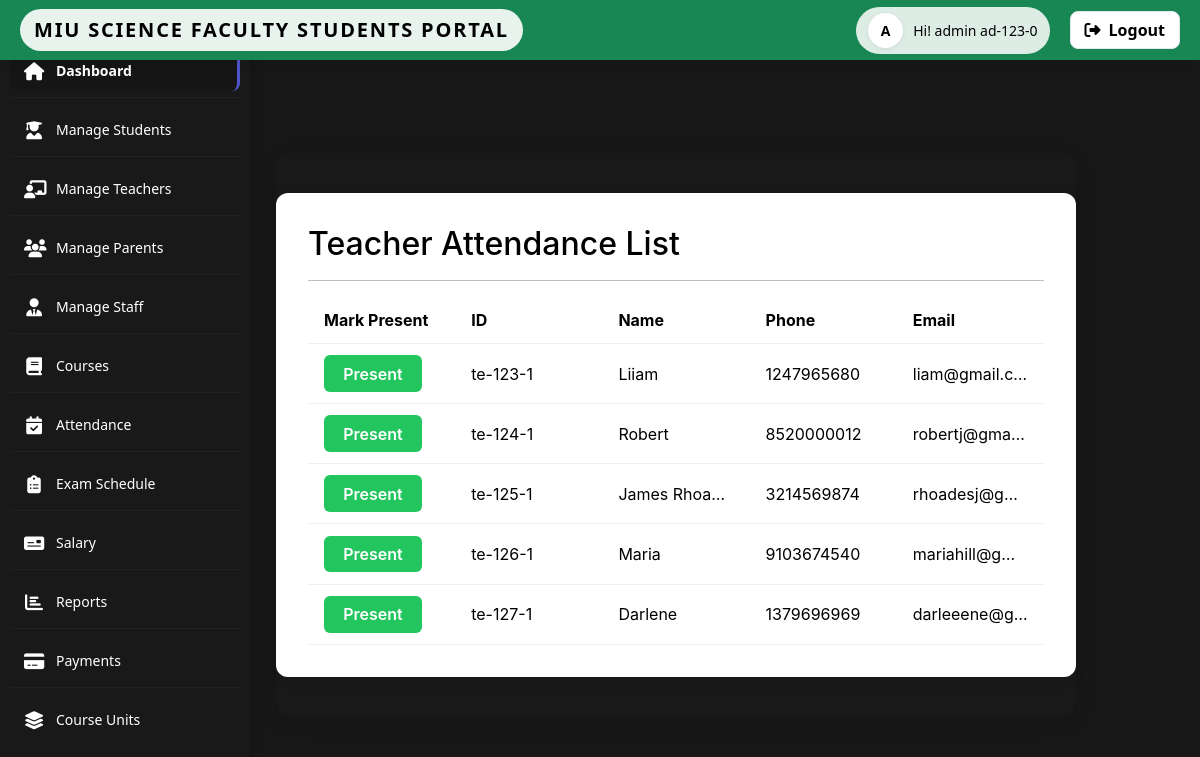
The app's page /admin/teacherAttendance.php (signed in) with its own data.
### tables this page shows
CREATE TABLE IF NOT EXISTS `teachers` (
  `id` varchar(20) NOT NULL,
  `name` varchar(20) NOT NULL,
  `phone` varchar(13) NOT NULL,
  `email` varchar(20) NOT NULL,
  `address` varchar(30) NOT NULL,
  `sex` varchar(7) NOT NULL,
  `dob` date NOT NULL,
  `hiredate` date NOT NULL,
  `salary` double NOT NULL,
  `created_at` DATETIME DEFAULT CURRENT_TIMESTAMP,
  `updated_at` DATETIME DEFAULT CURRENT_TIMESTAMP ON UPDATE CURRENT_TIMESTAMP,
  `deleted_at` DATETIME DEFAULT NULL
);

### admin/teacherAttendance.php (the view, shortened to what this page needs)
<?php
include_once('../../service/mysqlcon.php');
$teachers = [];
$res = $mysqli->query("SELECT id, name, phone, email FROM teachers WHERE id NOT IN (SELECT attendedid FROM attendance WHERE date=CURDATE() AND role='teacher')");
if ($res) {
    while ($row = $res->fetch_assoc()) {
        $teachers[] = $row;
    }
}
?>
<!DOCTYPE html>
<html lang="en">
<head>
    <link rel="stylesheet" href="css/admin.css">
    <link rel="stylesheet" href="https://cdn.jsdelivr.net/npm/bootstrap@5.3.2/dist/css/bootstrap.min.css">
            <link rel="stylesheet" href="https://cdnjs.cloudflare.com/ajax/libs/font-awesome/6.4.0/css/all.min.css">
            <link rel="stylesheet" href="../../source/CSS/style.css">
    <link rel="stylesheet" href="https://cdnjs.cloudflare.com/ajax/libs/font-awesome/6.4.0/css/all.min.css">
</head>
<body>
    <?php include_once('includes/topbar.php'); ?>
    <?php include_once('includes/sidebar.php'); ?>
    <main class="main-content" id="mainContent">
        <div class="attendance-table-container">
            <h2>Teacher Attendance List</h2><hr/>
            <table class="attendance-table">
                <thead>
                    <tr>
                        <th>Mark Present</th>
                        <th>ID</th>
                        <th>Name</th>
                        <th>Phone</th>
                        <th>Email</th>
                    </tr>
                </thead>
                <tbody>
                <?php if (count($teachers) === 0): ?>
                    <tr><td colspan="5" style="text-align:center; color:#888;">All teachers have been marked present today.</td></tr>
                <?php else: ?>
                    <?php foreach ($teachers as $teacher): ?>
                        <tr>
                            <td>
                                <form action="attendTeacher.php" method="post" style="margin:0;">
                                    <button type="submit" name="submit" class="btn-present">Present</button>
                                </form>
                            </td>
                            <td><?= htmlspecialchars($teacher['id']) ?></td>
                            <td><?= htmlspecialchars($teacher['name']) ?></td>
                            <td><?= htmlspecialchars($teacher['phone']) ?></td>
                            <td><?= htmlspecialchars($teacher['email']) ?></td>
                        </tr>
                    <?php endforeach; ?>
                <?php endif; ?>
                </tbody>
            </table>
        </div>
    </main>
</body>
</html>

### admin/css/admin.css (style rules this page uses)
:root { --primary: #4e54c8; --primary-dark: #3f43a9; --secondary: #8f94fb; --text-primary: #2d3748; --text-secondary: #718096; --bg-light: #f7fafc; --white: #ffffff; --gray-100: #f7fafc; --gray-200: #edf2f7; --gray-300: #e2e8f0; --gray-400: #cbd5e0; --shadow-sm: 0 1px 2px 0 rgba(0, 0, 0, 0.05); --shadow: 0 4px 6px -1px rgba(0, 0, 0, 0.1), 0 2px 4px -1px rgba(0, 0, 0, 0.06); --shadow-md: 0 10px 15px -3px rgba(0, 0, 0, 0.1), 0 4px 6px -2px rgba(0, 0, 0, 0.05); --radius: 8px; --radius-lg: 12px; --transition: all 0.3s ease; }
* { margin: 0; padding: 0; box-sizing: border-box; }
body { font-family: 'Inter', sans-serif; background: var(--bg-light); color: var(--text-primary); line-height: 1.5; overflow-x: hidden; }
.main-content { margin-top: 70px; margin-left: 260px; padding: 24px; transition: var(--transition); }

### source/CSS/style.css (style rules this page uses)
body { background-color: #111; color: #f5f5f5; font-family: 'Inter', Arial, sans-serif; }
.main-content { padding: 2.5rem 2rem; max-width: 1100px; margin: 0 auto; background: #191919; border-radius: 16px; box-shadow: 0 4px 24px rgba(0,0,0,0.12); }

### index.css (style rules this page uses)
:root { --red: #e63946; --red-dark: #b71c1c; --green: #2ecc71; --green-dark: #27ae60; --black: #000000; --black-dark: #222222; --white: #ffffff; --gray-light: #f7fafc; --gray-medium: #e2e8f0; --bg-light: var(--white); --bg-dark: #181818; --shadow-sm: 0 1px 2px rgba(0, 0, 0, 0.05); --shadow-md: 0 10px 15px rgba(0, 0, 0, 0.1); --radius: 12px; --radius-lg: 16px; --transition: all 0.3s ease; background: var(--miu-green); }
* { margin: 0; padding: 0; box-sizing: border-box; }
body { font-family: 'Inter', sans-serif; background: var(--bg-dark); color: var(--black); min-height: 100vh; display: flex; align-items: center; justify-content: center; padding: 16px; line-height: 1.5; transition: background 0.3s ease, color 0.3s ease; }

### admin/teacherAttendance.php (style rules this page uses)
.main-content { margin-top: 70px; margin-left: 260px; padding: 0; transition: margin-left 0.3s; }
.attendance-table-container { margin: 40px auto; background: #fff; border-radius: 12px; box-shadow: 0 2px 16px rgba(0,0,0,0.07); padding: 2rem; max-width: 800px; overflow-x: auto; }
.attendance-table { width: 100%; border-collapse: collapse; table-layout: fixed; }
.attendance-table th, .attendance-table td { padding: 0.7rem 1rem; border-bottom: 1px solid #f0f0f0; text-align: left; white-space: nowrap; overflow: hidden; text-overflow: ellipsis; }
.attendance-table th:nth-child(2), .attendance-table td:nth-child(2) { max-width: 120px; }
.attendance-table th:nth-child(3), .attendance-table td:nth-child(3) { max-width: 160px; }
.attendance-table th:nth-child(4), .attendance-table td:nth-child(4) { max-width: 160px; }
.attendance-table th:nth-child(5), .attendance-table td:nth-child(5) { max-width: 180px; }
.btn-present { background: #22c55e; color: #fff; border: none; border-radius: 6px; padding: 0.4rem 1.2rem; font-weight: 600; cursor: pointer; transition: background 0.2s; }

### records on screen
teachers: id "te-123-1", name "Liiam", phone "1247965680", email "liam@gmail.c…"
teachers: id "te-124-1", name "Robert", phone "8520000012", email "robertj@gma…"
teachers: id "te-125-1", name "James Rhoa…", phone "3214569874", email "rhoadesj@g…"
teachers: id "te-126-1", name "Maria", phone "9103674540", email "mariahill@g…"
teachers: id "te-127-1", name "Darlene", phone "1379696969", email "darleeene@g…"

### other values on screen
$check "ad-123-0"
